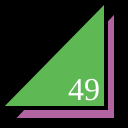
Frame 1 (no input)
Frame 60 (no input): identical to frame 1, image omitted
Frame 120 (the mouse pressed at the canvas centre since frame 60): identical to frame 1, image omitted

The p5.js sketch that drew this single still picture (run headless with seeded random() and noise() and a simulated clock; from frame 60 on, the mouse is pressed at the canvas centre):

// p5.js sketch
// ── sketch.js
function setup() {
  createCanvas(128,128);
}

function draw() {
  background(0);
  strokeWeight(4);
  fill(178, 100, 162);
  triangle(12,120,116,120,116,10);
  fill(94, 185, 84);
  triangle(0,108,106,108,106,0);
  fill(255);
  textSize(32);
  textFont("serif");
  text("49", 68, 100);
}
